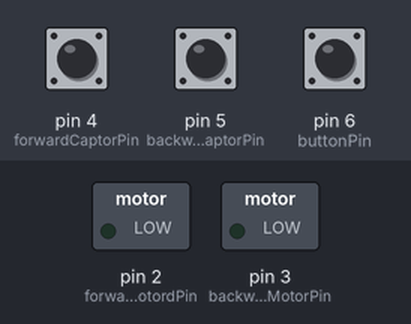
Recording of a program running on a simulated Arduino Uno, built with avr-gcc and run on an emulated ATmega328P. Parts: switched loads named in the program (green lamp = pin HIGH). Inputs (shaded band) come from the test bench; at power-on: pin 6 (buttonPin) HIGH, pin 4 (forwardCaptorPin) HIGH, pin 5 (backwardCaptorPin) HIGH.

Above: at 1.2 s.
1.3 s: pin 6 (buttonPin) pulled LOW for 0.15 s
At 2.7 s:
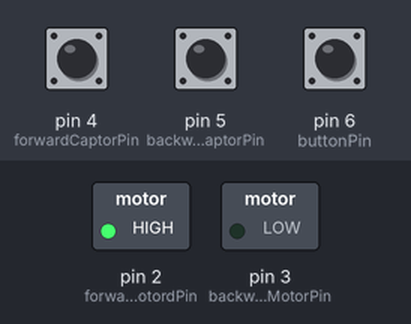
3.0 s: pin 4 (forwardCaptorPin) pulled LOW for 0.15 s
At 3.9 s:
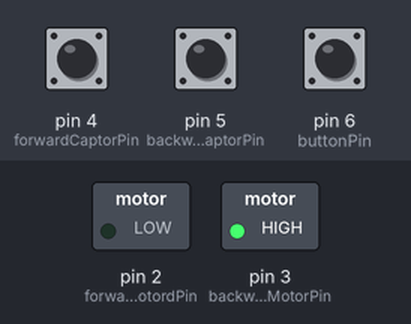
4.6 s: pin 6 (buttonPin) pulled LOW for 0.15 s
At 4.7 s:
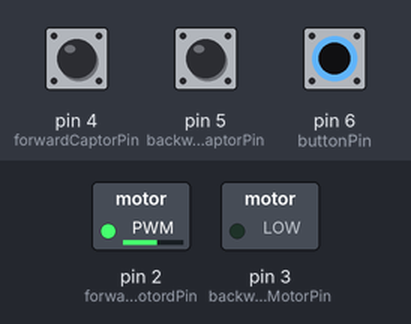
6.3 s: pin 6 (buttonPin) pulled LOW for 1 s
At 8.5 s:
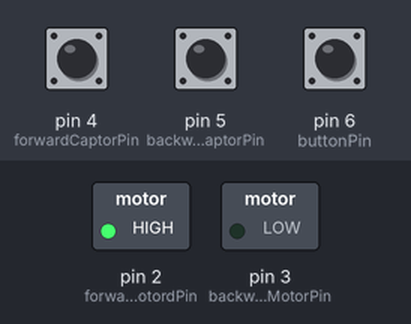
8.8 s: pin 6 (buttonPin) pulled LOW for 3.2 s
At 9.7 s:
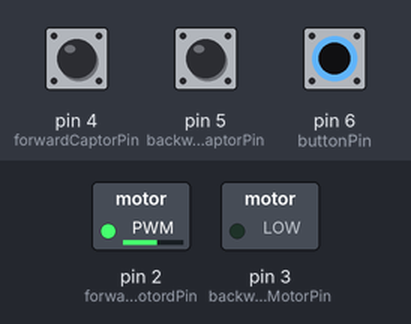
Timing chart, 0 to 13.5 s (numbered marks = the images above; inputs shaded):
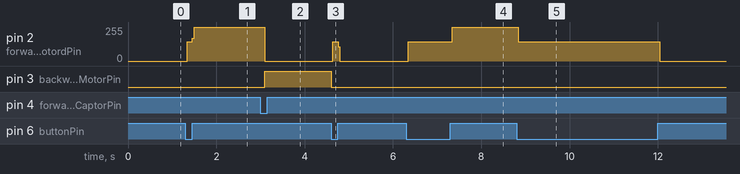

The program:

main.cpp
```cpp
#include <Arduino.h>

const int forwardMotordPin = 2;
const int backwardMotorPin = 3;
const int forwardCaptorPin = 4;
const int backwardCaptorPin = 5;
const int buttonPin = 6;

const int delayTime = 100;

enum MovementState {
  FORWARD,
  BACKWARD,
  STOP
};
MovementState movementState = STOP;

void moveForward();
void moveBackward();
void stopMovement();

void setup() {
  Serial.print("hola");
  pinMode(forwardMotordPin, OUTPUT);
  pinMode(backwardMotorPin, OUTPUT);
  pinMode(forwardCaptorPin, INPUT_PULLUP);
  pinMode(backwardCaptorPin, INPUT_PULLUP);
  pinMode(buttonPin, INPUT_PULLUP);
}

void loop() {
  int buttonState = digitalRead(buttonPin);
  if(buttonState==LOW) {
    if (movementState==STOP) {
      movementState = FORWARD;
    }
    else {
      movementState = STOP;
    }
  }
  switch(movementState) {
  case FORWARD:
    moveForward();
    break;
  case BACKWARD:
    moveBackward();
    break;
  case STOP:
    stopMovement();
    break;
  }
}

void moveForward() {
  digitalWrite(forwardMotordPin, HIGH);
  digitalWrite(backwardMotorPin, LOW);
  int forwardCaptorState = digitalRead(forwardCaptorPin);
  if(forwardCaptorState==LOW) {
    movementState = BACKWARD;
    delay(delayTime);
  }
}

void moveBackward() {
  digitalWrite(forwardMotordPin, LOW);
  digitalWrite(backwardMotorPin, HIGH);
  int backwardCaptorState = digitalRead(backwardCaptorPin);
  if(backwardCaptorState==LOW) {
    movementState = STOP;
    delay(delayTime);
  }
}

void stopMovement() {
  digitalWrite(forwardMotordPin, LOW);
  digitalWrite(backwardMotorPin, LOW);
}
```

Measured:
- after the input at 1.3 s, pin 2 (forwardMotordPin): 0/255 → 143/255 at once, → 255/255 0.12 s later
- after the input at 3.0 s, pin 2 (forwardMotordPin): 255/255 → 0/255 after 0.10 s; pin 3 (backwardMotorPin): LOW → HIGH after 0.10 s
- after the input at 4.6 s, pin 2 (forwardMotordPin): 0/255 → 143/255 at once, → 0/255 0.12 s later; pin 3 (backwardMotorPin): HIGH → LOW at once
- after the input at 6.3 s, pin 2 (forwardMotordPin): 0/255 → 143/255 at once, → 255/255 1.0 s later
- after the input at 8.8 s, pin 2 (forwardMotordPin): 255/255 → 143/255 at once, → 0/255 3.2 s later
